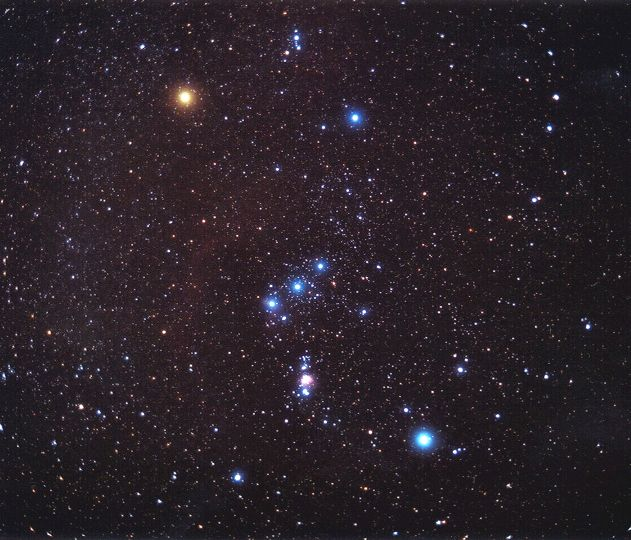
#> input picture Exercises/spatial/orion_spinelli_c1.jpg, 631 x 540 px
$ python ex01.py
#> lines starting #> are read from the running program, lines starting #| are printed output that depends on the picture; after the words box and inside, x2 and y2 are one past the last pixel; in counts of white or black regions, pixels touching at a corner belong together
import numpy as np
import matplotlib.pyplot as plt
import cv2

img = cv2.imread("orion_spinelli_c1.jpg", 1)
#> img is the input picture: shape (540, 631, 3); mean B, G, R 40.7, 33.6, 42.1

# mask = np.zeros(img.shape, dtype = "uint8")

blur = cv2.medianBlur(img, 9)
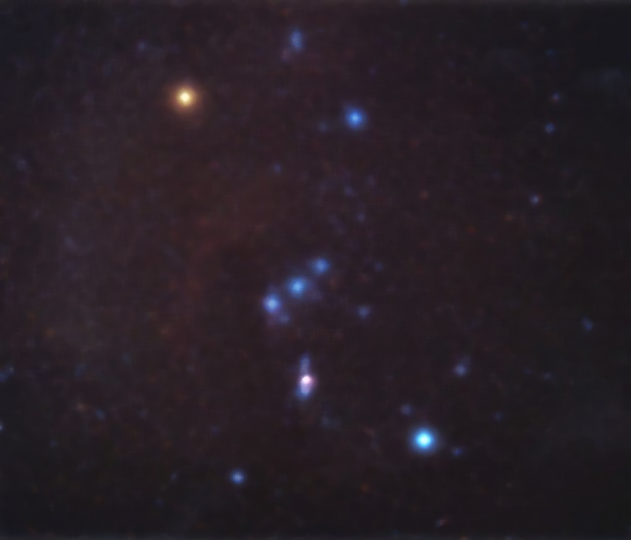
#> blur: shape (540, 631, 3); mean B, G, R 37.9, 30.8, 39.2
hsv_image = cv2.cvtColor(blur, cv2.COLOR_BGR2HSV)
#> hsv_image: shape (540, 631, 3); mean H, S, V 152.8, 60.3, 40.9
h, s, v = cv2.split(hsv_image)
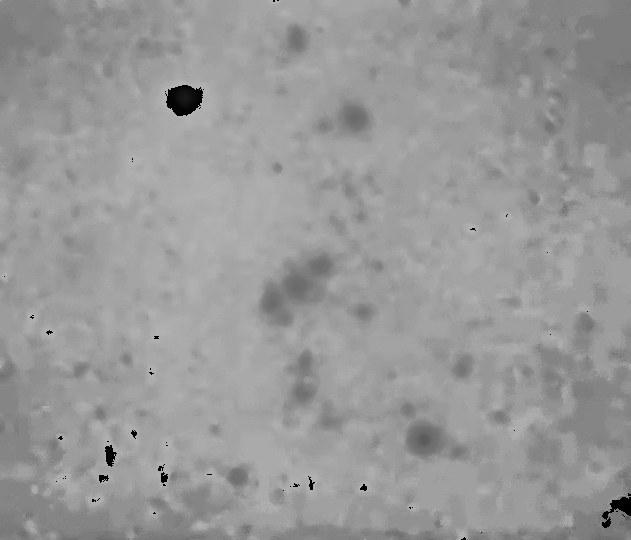
#> h: shape (540, 631); min 0, max 179, mean 152.8
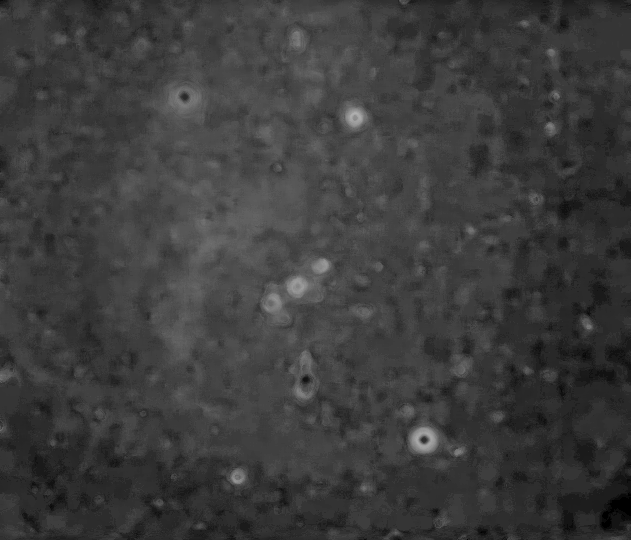
#> s: shape (540, 631); min 0, max 176, mean 60.3
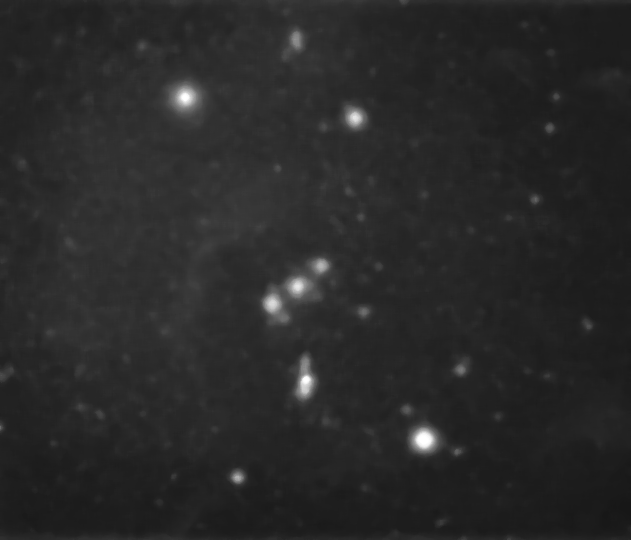
#> v: shape (540, 631); min 23, max 255, mean 40.9
lower_limit = (8,100,20)
upper_limit = (150,255,255)

binary_mask = cv2.inRange(hsv_image, lower_limit, upper_limit)
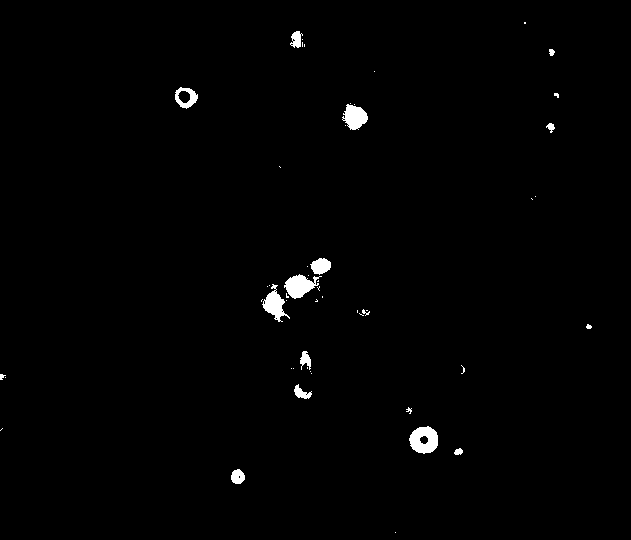
#> binary_mask: shape (540, 631); 0.99% white; 52 white regions (35 under 20 px), largest, box (x1, y1, x2, y2) and area: (409, 426, 438, 454) 576, (284, 274, 322, 299) 515, (262, 284, 290, 322) 448

#> (the run stopped early here; a loop or call above may not have finished)
